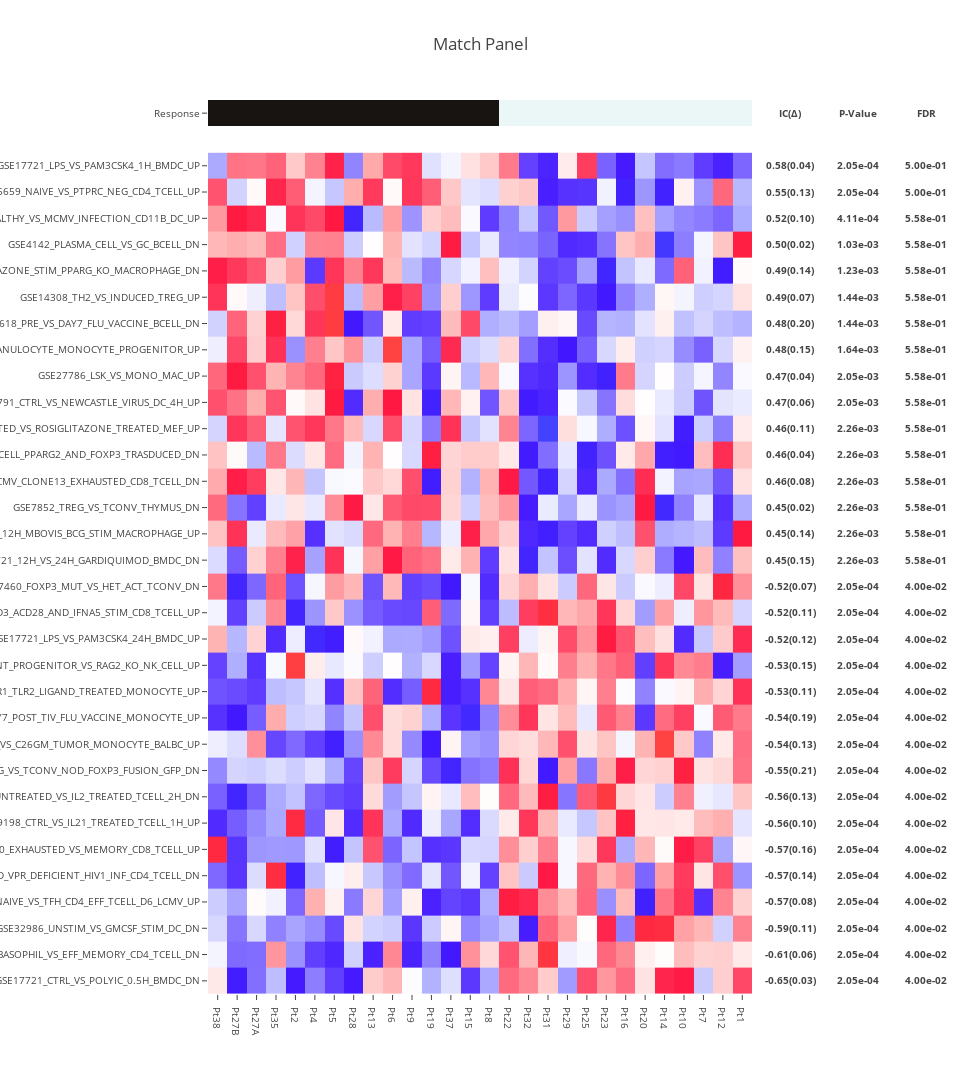

Source (notebook cell):
### Code cell
target = pd.read_table('target_0.tsv', index_col=0, squeeze=True)

features = pd.read_table('features_0.tsv', index_col=0)

scores = make_match_panel(
    target, features, n_sampling=3, n_permutation=1, target_type='binary')

scores

### Figure 1 — Plotly figure (JSON) as saved in the notebook; plotly's stock layout.template omitted (floating-point values rounded to 4 significant figures; data arrays with more than 128 entries replaced by an {"elided": "..."} marker saying what was removed)
{"data": [{"colorscale": [[0, "#ebf6f7"], [1, "#171412"]], "showscale": false, "text": [["Pt38", "Pt27B", "Pt27A", "Pt35", "Pt2", "Pt4", "Pt5", "Pt28", "Pt13", "Pt6", "Pt9", "Pt19", "Pt37", "Pt15", "Pt8", "Pt22", "Pt32", "Pt31", "Pt29", "Pt25", "Pt23", "Pt16", "Pt20", "Pt14", "Pt10", "Pt7", "Pt12", "Pt1"]], "type": "heatmap", "x": ["Pt38", "Pt27B", "Pt27A", "Pt35", "Pt2", "Pt4", "Pt5", "Pt28", "Pt13", "Pt6", "Pt9", "Pt19", "Pt37", "Pt15", "Pt8", "Pt22", "Pt32", "Pt31", "Pt29", "Pt25", "Pt23", "Pt16", "Pt20", "Pt14", "Pt10", "Pt7", "Pt12", "Pt1"], "y": ["Response"], "yaxis": "y2", "z": [[1, 1, 1, 1, 1, 1, 1, 1, 1, 1, 1, 1, 1, 1, 1, 0, 0, 0, 0, 0, 0, 0, 0, 0, 0, 0, 0, 0]]}, {"colorscale": {"elided": "256x2 mixed values"}, "showscale": false, "type": "heatmap", "x": ["Pt19", "Pt28", "Pt8", "Pt15", "Pt2", "Pt9", "Pt13", "Pt38", "Pt27B", "Pt27A", "Pt37", "Pt6", "Pt4", "Pt5", "Pt35", "Pt20", "Pt1", "Pt22", "Pt10", "Pt32", "Pt12", "Pt16", "Pt7", "Pt29", "Pt14", "Pt31", "Pt25", "Pt23"], "y": ["GSE17721_CTRL_VS_POLYIC_0.5H_BMDC_DN", "GSE3982_BASOPHIL_VS_EFF_MEMORY_CD4_TCELL_DN", "GSE32986_UNSTIM_VS_GMCSF_STIM_DC_DN", "GSE43863_NAIVE_VS_TFH_CD4_EFF_TCELL_D6_LCMV_UP", "GSE12963_ENV_NEF_VS_ENV_NEF_AND_VPR_DEFICIENT_HIV1_INF_CD4_TCELL_DN", "GSE9650_EXHAUSTED_VS_MEMORY_CD8_TCELL_UP", "GSE19198_CTRL_VS_IL21_TREATED_TCELL_1H_UP", "GSE36888_UNTREATED_VS_IL2_TREATED_TCELL_2H_DN", "GSE37605_TREG_VS_TCONV_NOD_FOXP3_FUSION_GFP_DN", "GSE21927_SPLEEN_VS_C26GM_TUMOR_MONOCYTE_BALBC_UP", "GSE29618_PRE_VS_DAY7_POST_TIV_FLU_VACCINE_MONOCYTE_UP", "GSE34156_UNTREATED_VS_24H_TLR1_TLR2_LIGAND_TREATED_MONOCYTE_UP", "GSE37301_MULTIPOTENT_PROGENITOR_VS_RAG2_KO_NK_CELL_UP", "GSE17721_LPS_VS_PAM3CSK4_24H_BMDC_UP", "GSE17301_ACD3_ACD28_VS_ACD3_ACD28_AND_IFNA5_STIM_CD8_TCELL_UP", "GSE7460_FOXP3_MUT_VS_HET_ACT_TCONV_DN", "GSE17721_12H_VS_24H_GARDIQUIMOD_BMDC_DN", "GSE22935_UNSTIM_VS_12H_MBOVIS_BCG_STIM_MACROPHAGE_UP", "GSE7852_TREG_VS_TCONV_THYMUS_DN", "GSE41867_NAIVE_VS_DAY30_LCMV_CLONE13_EXHAUSTED_CD8_TCELL_DN", "GSE37533_UNTREATED_VS_PIOGLIZATONE_TREATED_CD4_TCELL_PPARG2_AND_FOXP3_TRASDUCED_DN", "GSE22033_UNTREATED_VS_ROSIGLITAZONE_TREATED_MEF_UP", "GSE18791_CTRL_VS_NEWCASTLE_VIRUS_DC_4H_UP", "GSE27786_LSK_VS_MONO_MAC_UP", "GSE15330_HSC_VS_GRANULOCYTE_MONOCYTE_PROGENITOR_UP", "GSE29618_PRE_VS_DAY7_FLU_VACCINE_BCELL_DN", "GSE14308_TH2_VS_INDUCED_TREG_UP", "GSE25123_CTRL_VS_IL4_AND_ROSIGLITAZONE_STIM_PPARG_KO_MACROPHAGE_DN", "GSE4142_PLASMA_CELL_VS_GC_BCELL_DN", "GSE45365_HEALTHY_VS_MCMV_INFECTION_CD11B_DC_UP", "GSE15659_NAIVE_VS_PTPRC_NEG_CD4_TCELL_UP", "GSE17721_LPS_VS_PAM3CSK4_1H_BMDC_UP"], "yaxis": "y", "z": {"elided": "32x28 float values"}, "zmax": 3, "zmin": -2.875}], "layout": {"annotations": [{"font": {"size": 9.6}, "showarrow": false, "text": "<b>IC(Δ)</b>", "width": 64, "x": 1.008, "xanchor": "left", "xref": "paper", "y": 0.9853, "yanchor": "middle", "yref": "paper"}, {"font": {"size": 9.6}, "showarrow": false, "text": "<b>0.58(0.04)</b>", "width": 64, "x": 1.008, "xanchor": "left", "xref": "paper", "y": 0.9265, "yanchor": "middle", "yref": "paper"}, {"font": {"size": 9.6}, "showarrow": false, "text": "<b>0.55(0.13)</b>", "width": 64, "x": 1.008, "xanchor": "left", "xref": "paper", "y": 0.8971, "yanchor": "middle", "yref": "paper"}, {"font": {"size": 9.6}, "showarrow": false, "text": "<b>0.52(0.10)</b>", "width": 64, "x": 1.008, "xanchor": "left", "xref": "paper", "y": 0.8676, "yanchor": "middle", "yref": "paper"}, {"font": {"size": 9.6}, "showarrow": false, "text": "<b>0.50(0.02)</b>", "width": 64, "x": 1.008, "xanchor": "left", "xref": "paper", "y": 0.8382, "yanchor": "middle", "yref": "paper"}, {"font": {"size": 9.6}, "showarrow": false, "text": "<b>0.49(0.14)</b>", "width": 64, "x": 1.008, "xanchor": "left", "xref": "paper", "y": 0.8088, "yanchor": "middle", "yref": "paper"}, {"font": {"size": 9.6}, "showarrow": false, "text": "<b>0.49(0.07)</b>", "width": 64, "x": 1.008, "xanchor": "left", "xref": "paper", "y": 0.7794, "yanchor": "middle", "yref": "paper"}, {"font": {"size": 9.6}, "showarrow": false, "text": "<b>0.48(0.20)</b>", "width": 64, "x": 1.008, "xanchor": "left", "xref": "paper", "y": 0.75, "yanchor": "middle", "yref": "paper"}, {"font": {"size": 9.6}, "showarrow": false, "text": "<b>0.48(0.15)</b>", "width": 64, "x": 1.008, "xanchor": "left", "xref": "paper", "y": 0.7206, "yanchor": "middle", "yref": "paper"}, {"font": {"size": 9.6}, "showarrow": false, "text": "<b>0.47(0.04)</b>", "width": 64, "x": 1.008, "xanchor": "left", "xref": "paper", "y": 0.6912, "yanchor": "middle", "yref": "paper"}, {"font": {"size": 9.6}, "showarrow": false, "text": "<b>0.47(0.06)</b>", "width": 64, "x": 1.008, "xanchor": "left", "xref": "paper", "y": 0.6618, "yanchor": "middle", "yref": "paper"}, {"font": {"size": 9.6}, "showarrow": false, "text": "<b>0.46(0.11)</b>", "width": 64, "x": 1.008, "xanchor": "left", "xref": "paper", "y": 0.6324, "yanchor": "middle", "yref": "paper"}, {"font": {"size": 9.6}, "showarrow": false, "text": "<b>0.46(0.04)</b>", "width": 64, "x": 1.008, "xanchor": "left", "xref": "paper", "y": 0.6029, "yanchor": "middle", "yref": "paper"}, {"font": {"size": 9.6}, "showarrow": false, "text": "<b>0.46(0.08)</b>", "width": 64, "x": 1.008, "xanchor": "left", "xref": "paper", "y": 0.5735, "yanchor": "middle", "yref": "paper"}, {"font": {"size": 9.6}, "showarrow": false, "text": "<b>0.45(0.02)</b>", "width": 64, "x": 1.008, "xanchor": "left", "xref": "paper", "y": 0.5441, "yanchor": "middle", "yref": "paper"}, {"font": {"size": 9.6}, "showarrow": false, "text": "<b>0.45(0.14)</b>", "width": 64, "x": 1.008, "xanchor": "left", "xref": "paper", "y": 0.5147, "yanchor": "middle", "yref": "paper"}, {"font": {"size": 9.6}, "showarrow": false, "text": "<b>0.45(0.15)</b>", "width": 64, "x": 1.008, "xanchor": "left", "xref": "paper", "y": 0.4853, "yanchor": "middle", "yref": "paper"}, {"font": {"size": 9.6}, "showarrow": false, "text": "<b>-0.52(0.07)</b>", "width": 64, "x": 1.008, "xanchor": "left", "xref": "paper", "y": 0.4559, "yanchor": "middle", "yref": "paper"}, {"font": {"size": 9.6}, "showarrow": false, "text": "<b>-0.52(0.11)</b>", "width": 64, "x": 1.008, "xanchor": "left", "xref": "paper", "y": 0.4265, "yanchor": "middle", "yref": "paper"}, {"font": {"size": 9.6}, "showarrow": false, "text": "<b>-0.52(0.12)</b>", "width": 64, "x": 1.008, "xanchor": "left", "xref": "paper", "y": 0.3971, "yanchor": "middle", "yref": "paper"}, {"font": {"size": 9.6}, "showarrow": false, "text": "<b>-0.53(0.15)</b>", "width": 64, "x": 1.008, "xanchor": "left", "xref": "paper", "y": 0.3676, "yanchor": "middle", "yref": "paper"}, {"font": {"size": 9.6}, "showarrow": false, "text": "<b>-0.53(0.11)</b>", "width": 64, "x": 1.008, "xanchor": "left", "xref": "paper", "y": 0.3382, "yanchor": "middle", "yref": "paper"}, {"font": {"size": 9.6}, "showarrow": false, "text": "<b>-0.54(0.19)</b>", "width": 64, "x": 1.008, "xanchor": "left", "xref": "paper", "y": 0.3088, "yanchor": "middle", "yref": "paper"}, {"font": {"size": 9.6}, "showarrow": false, "text": "<b>-0.54(0.13)</b>", "width": 64, "x": 1.008, "xanchor": "left", "xref": "paper", "y": 0.2794, "yanchor": "middle", "yref": "paper"}, {"font": {"size": 9.6}, "showarrow": false, "text": "<b>-0.55(0.21)</b>", "width": 64, "x": 1.008, "xanchor": "left", "xref": "paper", "y": 0.25, "yanchor": "middle", "yref": "paper"}, {"font": {"size": 9.6}, "showarrow": false, "text": "<b>-0.56(0.13)</b>", "width": 64, "x": 1.008, "xanchor": "left", "xref": "paper", "y": 0.2206, "yanchor": "middle", "yref": "paper"}, {"font": {"size": 9.6}, "showarrow": false, "text": "<b>-0.56(0.10)</b>", "width": 64, "x": 1.008, "xanchor": "left", "xref": "paper", "y": 0.1912, "yanchor": "middle", "yref": "paper"}, {"font": {"size": 9.6}, "showarrow": false, "text": "<b>-0.57(0.16)</b>", "width": 64, "x": 1.008, "xanchor": "left", "xref": "paper", "y": 0.1618, "yanchor": "middle", "yref": "paper"}, {"font": {"size": 9.6}, "showarrow": false, "text": "<b>-0.57(0.14)</b>", "width": 64, "x": 1.008, "xanchor": "left", "xref": "paper", "y": 0.1324, "yanchor": "middle", "yref": "paper"}, {"font": {"size": 9.6}, "showarrow": false, "text": "<b>-0.57(0.08)</b>", "width": 64, "x": 1.008, "xanchor": "left", "xref": "paper", "y": 0.1029, "yanchor": "middle", "yref": "paper"}, {"font": {"size": 9.6}, "showarrow": false, "text": "<b>-0.59(0.11)</b>", "width": 64, "x": 1.008, "xanchor": "left", "xref": "paper", "y": 0.07353, "yanchor": "middle", "yref": "paper"}, {"font": {"size": 9.6}, "showarrow": false, "text": "<b>-0.61(0.06)</b>", "width": 64, "x": 1.008, "xanchor": "left", "xref": "paper", "y": 0.04412, "yanchor": "middle", "yref": "paper"}, {"font": {"size": 9.6}, "showarrow": false, "text": "<b>-0.65(0.03)</b>", "width": 64, "x": 1.008, "xanchor": "left", "xref": "paper", "y": 0.01471, "yanchor": "middle", "yref": "paper"}, {"font": {"size": 9.6}, "showarrow": false, "text": "<b>P-Value</b>", "width": 64, "x": 1.133, "xanchor": "left", "xref": "paper", "y": 0.9853, "yanchor": "middle", "yref": "paper"}, {"font": {"size": 9.6}, "showarrow": false, "text": "<b>2.05e-04</b>", "width": 64, "x": 1.133, "xanchor": "left", "xref": "paper", "y": 0.9265, "yanchor": "middle", "yref": "paper"}, {"font": {"size": 9.6}, "showarrow": false, "text": "<b>2.05e-04</b>", "width": 64, "x": 1.133, "xanchor": "left", "xref": "paper", "y": 0.8971, "yanchor": "middle", "yref": "paper"}, {"font": {"size": 9.6}, "showarrow": false, "text": "<b>4.11e-04</b>", "width": 64, "x": 1.133, "xanchor": "left", "xref": "paper", "y": 0.8676, "yanchor": "middle", "yref": "paper"}, {"font": {"size": 9.6}, "showarrow": false, "text": "<b>1.03e-03</b>", "width": 64, "x": 1.133, "xanchor": "left", "xref": "paper", "y": 0.8382, "yanchor": "middle", "yref": "paper"}, {"font": {"size": 9.6}, "showarrow": false, "text": "<b>1.23e-03</b>", "width": 64, "x": 1.133, "xanchor": "left", "xref": "paper", "y": 0.8088, "yanchor": "middle", "yref": "paper"}, {"font": {"size": 9.6}, "showarrow": false, "text": "<b>1.44e-03</b>", "width": 64, "x": 1.133, "xanchor": "left", "xref": "paper", "y": 0.7794, "yanchor": "middle", "yref": "paper"}, {"font": {"size": 9.6}, "showarrow": false, "text": "<b>1.44e-03</b>", "width": 64, "x": 1.133, "xanchor": "left", "xref": "paper", "y": 0.75, "yanchor": "middle", "yref": "paper"}, {"font": {"size": 9.6}, "showarrow": false, "text": "<b>1.64e-03</b>", "width": 64, "x": 1.133, "xanchor": "left", "xref": "paper", "y": 0.7206, "yanchor": "middle", "yref": "paper"}, {"font": {"size": 9.6}, "showarrow": false, "text": "<b>2.05e-03</b>", "width": 64, "x": 1.133, "xanchor": "left", "xref": "paper", "y": 0.6912, "yanchor": "middle", "yref": "paper"}, {"font": {"size": 9.6}, "showarrow": false, "text": "<b>2.05e-03</b>", "width": 64, "x": 1.133, "xanchor": "left", "xref": "paper", "y": 0.6618, "yanchor": "middle", "yref": "paper"}, {"font": {"size": 9.6}, "showarrow": false, "text": "<b>2.26e-03</b>", "width": 64, "x": 1.133, "xanchor": "left", "xref": "paper", "y": 0.6324, "yanchor": "middle", "yref": "paper"}, {"font": {"size": 9.6}, "showarrow": false, "text": "<b>2.26e-03</b>", "width": 64, "x": 1.133, "xanchor": "left", "xref": "paper", "y": 0.6029, "yanchor": "middle", "yref": "paper"}, {"font": {"size": 9.6}, "showarrow": false, "text": "<b>2.26e-03</b>", "width": 64, "x": 1.133, "xanchor": "left", "xref": "paper", "y": 0.5735, "yanchor": "middle", "yref": "paper"}, {"font": {"size": 9.6}, "showarrow": false, "text": "<b>2.26e-03</b>", "width": 64, "x": 1.133, "xanchor": "left", "xref": "paper", "y": 0.5441, "yanchor": "middle", "yref": "paper"}, {"font": {"size": 9.6}, "showarrow": false, "text": "<b>2.26e-03</b>", "width": 64, "x": 1.133, "xanchor": "left", "xref": "paper", "y": 0.5147, "yanchor": "middle", "yref": "paper"}, {"font": {"size": 9.6}, "showarrow": false, "text": "<b>2.26e-03</b>", "width": 64, "x": 1.133, "xanchor": "left", "xref": "paper", "y": 0.4853, "yanchor": "middle", "yref": "paper"}, {"font": {"size": 9.6}, "showarrow": false, "text": "<b>2.05e-04</b>", "width": 64, "x": 1.133, "xanchor": "left", "xref": "paper", "y": 0.4559, "yanchor": "middle", "yref": "paper"}, {"font": {"size": 9.6}, "showarrow": false, "text": "<b>2.05e-04</b>", "width": 64, "x": 1.133, "xanchor": "left", "xref": "paper", "y": 0.4265, "yanchor": "middle", "yref": "paper"}, {"font": {"size": 9.6}, "showarrow": false, "text": "<b>2.05e-04</b>", "width": 64, "x": 1.133, "xanchor": "left", "xref": "paper", "y": 0.3971, "yanchor": "middle", "yref": "paper"}, {"font": {"size": 9.6}, "showarrow": false, "text": "<b>2.05e-04</b>", "width": 64, "x": 1.133, "xanchor": "left", "xref": "paper", "y": 0.3676, "yanchor": "middle", "yref": "paper"}, {"font": {"size": 9.6}, "showarrow": false, "text": "<b>2.05e-04</b>", "width": 64, "x": 1.133, "xanchor": "left", "xref": "paper", "y": 0.3382, "yanchor": "middle", "yref": "paper"}, {"font": {"size": 9.6}, "showarrow": false, "text": "<b>2.05e-04</b>", "width": 64, "x": 1.133, "xanchor": "left", "xref": "paper", "y": 0.3088, "yanchor": "middle", "yref": "paper"}, {"font": {"size": 9.6}, "showarrow": false, "text": "<b>2.05e-04</b>", "width": 64, "x": 1.133, "xanchor": "left", "xref": "paper", "y": 0.2794, "yanchor": "middle", "yref": "paper"}, {"font": {"size": 9.6}, "showarrow": false, "text": "<b>2.05e-04</b>", "width": 64, "x": 1.133, "xanchor": "left", "xref": "paper", "y": 0.25, "yanchor": "middle", "yref": "paper"}, {"font": {"size": 9.6}, "showarrow": false, "text": "<b>2.05e-04</b>", "width": 64, "x": 1.133, "xanchor": "left", "xref": "paper", "y": 0.2206, "yanchor": "middle", "yref": "paper"}, {"font": {"size": 9.6}, "showarrow": false, "text": "<b>2.05e-04</b>", "width": 64, "x": 1.133, "xanchor": "left", "xref": "paper", "y": 0.1912, "yanchor": "middle", "yref": "paper"}, {"font": {"size": 9.6}, "showarrow": false, "text": "<b>2.05e-04</b>", "width": 64, "x": 1.133, "xanchor": "left", "xref": "paper", "y": 0.1618, "yanchor": "middle", "yref": "paper"}, {"font": {"size": 9.6}, "showarrow": false, "text": "<b>2.05e-04</b>", "width": 64, "x": 1.133, "xanchor": "left", "xref": "paper", "y": 0.1324, "yanchor": "middle", "yref": "paper"}, {"font": {"size": 9.6}, "showarrow": false, "text": "<b>2.05e-04</b>", "width": 64, "x": 1.133, "xanchor": "left", "xref": "paper", "y": 0.1029, "yanchor": "middle", "yref": "paper"}, {"font": {"size": 9.6}, "showarrow": false, "text": "<b>2.05e-04</b>", "width": 64, "x": 1.133, "xanchor": "left", "xref": "paper", "y": 0.07353, "yanchor": "middle", "yref": "paper"}, {"font": {"size": 9.6}, "showarrow": false, "text": "<b>2.05e-04</b>", "width": 64, "x": 1.133, "xanchor": "left", "xref": "paper", "y": 0.04412, "yanchor": "middle", "yref": "paper"}, {"font": {"size": 9.6}, "showarrow": false, "text": "<b>2.05e-04</b>", "width": 64, "x": 1.133, "xanchor": "left", "xref": "paper", "y": 0.01471, "yanchor": "middle", "yref": "paper"}, {"font": {"size": 9.6}, "showarrow": false, "text": "<b>FDR</b>", "width": 64, "x": 1.258, "xanchor": "left", "xref": "paper", "y": 0.9853, "yanchor": "middle", "yref": "paper"}, {"font": {"size": 9.6}, "showarrow": false, "text": "<b>5.00e-01</b>", "width": 64, "x": 1.258, "xanchor": "left", "xref": "paper", "y": 0.9265, "yanchor": "middle", "yref": "paper"}, {"font": {"size": 9.6}, "showarrow": false, "text": "<b>5.00e-01</b>", "width": 64, "x": 1.258, "xanchor": "left", "xref": "paper", "y": 0.8971, "yanchor": "middle", "yref": "paper"}, {"font": {"size": 9.6}, "showarrow": false, "text": "<b>5.58e-01</b>", "width": 64, "x": 1.258, "xanchor": "left", "xref": "paper", "y": 0.8676, "yanchor": "middle", "yref": "paper"}, {"font": {"size": 9.6}, "showarrow": false, "text": "<b>5.58e-01</b>", "width": 64, "x": 1.258, "xanchor": "left", "xref": "paper", "y": 0.8382, "yanchor": "middle", "yref": "paper"}, {"font": {"size": 9.6}, "showarrow": false, "text": "<b>5.58e-01</b>", "width": 64, "x": 1.258, "xanchor": "left", "xref": "paper", "y": 0.8088, "yanchor": "middle", "yref": "paper"}, {"font": {"size": 9.6}, "showarrow": false, "text": "<b>5.58e-01</b>", "width": 64, "x": 1.258, "xanchor": "left", "xref": "paper", "y": 0.7794, "yanchor": "middle", "yref": "paper"}, {"font": {"size": 9.6}, "showarrow": false, "text": "<b>5.58e-01</b>", "width": 64, "x": 1.258, "xanchor": "left", "xref": "paper", "y": 0.75, "yanchor": "middle", "yref": "paper"}, {"font": {"size": 9.6}, "showarrow": false, "text": "<b>5.58e-01</b>", "width": 64, "x": 1.258, "xanchor": "left", "xref": "paper", "y": 0.7206, "yanchor": "middle", "yref": "paper"}, {"font": {"size": 9.6}, "showarrow": false, "text": "<b>5.58e-01</b>", "width": 64, "x": 1.258, "xanchor": "left", "xref": "paper", "y": 0.6912, "yanchor": "middle", "yref": "paper"}, {"font": {"size": 9.6}, "showarrow": false, "text": "<b>5.58e-01</b>", "width": 64, "x": 1.258, "xanchor": "left", "xref": "paper", "y": 0.6618, "yanchor": "middle", "yref": "paper"}, {"font": {"size": 9.6}, "showarrow": false, "text": "<b>5.58e-01</b>", "width": 64, "x": 1.258, "xanchor": "left", "xref": "paper", "y": 0.6324, "yanchor": "middle", "yref": "paper"}, {"font": {"size": 9.6}, "showarrow": false, "text": "<b>5.58e-01</b>", "width": 64, "x": 1.258, "xanchor": "left", "xref": "paper", "y": 0.6029, "yanchor": "middle", "yref": "paper"}, {"font": {"size": 9.6}, "showarrow": false, "text": "<b>5.58e-01</b>", "width": 64, "x": 1.258, "xanchor": "left", "xref": "paper", "y": 0.5735, "yanchor": "middle", "yref": "paper"}, {"font": {"size": 9.6}, "showarrow": false, "text": "<b>5.58e-01</b>", "width": 64, "x": 1.258, "xanchor": "left", "xref": "paper", "y": 0.5441, "yanchor": "middle", "yref": "paper"}, {"font": {"size": 9.6}, "showarrow": false, "text": "<b>5.58e-01</b>", "width": 64, "x": 1.258, "xanchor": "left", "xref": "paper", "y": 0.5147, "yanchor": "middle", "yref": "paper"}, {"font": {"size": 9.6}, "showarrow": false, "text": "<b>5.58e-01</b>", "width": 64, "x": 1.258, "xanchor": "left", "xref": "paper", "y": 0.4853, "yanchor": "middle", "yref": "paper"}, {"font": {"size": 9.6}, "showarrow": false, "text": "<b>4.00e-02</b>", "width": 64, "x": 1.258, "xanchor": "left", "xref": "paper", "y": 0.4559, "yanchor": "middle", "yref": "paper"}, {"font": {"size": 9.6}, "showarrow": false, "text": "<b>4.00e-02</b>", "width": 64, "x": 1.258, "xanchor": "left", "xref": "paper", "y": 0.4265, "yanchor": "middle", "yref": "paper"}, {"font": {"size": 9.6}, "showarrow": false, "text": "<b>4.00e-02</b>", "width": 64, "x": 1.258, "xanchor": "left", "xref": "paper", "y": 0.3971, "yanchor": "middle", "yref": "paper"}, {"font": {"size": 9.6}, "showarrow": false, "text": "<b>4.00e-02</b>", "width": 64, "x": 1.258, "xanchor": "left", "xref": "paper", "y": 0.3676, "yanchor": "middle", "yref": "paper"}, {"font": {"size": 9.6}, "showarrow": false, "text": "<b>4.00e-02</b>", "width": 64, "x": 1.258, "xanchor": "left", "xref": "paper", "y": 0.3382, "yanchor": "middle", "yref": "paper"}, {"font": {"size": 9.6}, "showarrow": false, "text": "<b>4.00e-02</b>", "width": 64, "x": 1.258, "xanchor": "left", "xref": "paper", "y": 0.3088, "yanchor": "middle", "yref": "paper"}, {"font": {"size": 9.6}, "showarrow": false, "text": "<b>4.00e-02</b>", "width": 64, "x": 1.258, "xanchor": "left", "xref": "paper", "y": 0.2794, "yanchor": "middle", "yref": "paper"}, {"font": {"size": 9.6}, "showarrow": false, "text": "<b>4.00e-02</b>", "width": 64, "x": 1.258, "xanchor": "left", "xref": "paper", "y": 0.25, "yanchor": "middle", "yref": "paper"}, {"font": {"size": 9.6}, "showarrow": false, "text": "<b>4.00e-02</b>", "width": 64, "x": 1.258, "xanchor": "left", "xref": "paper", "y": 0.2206, "yanchor": "middle", "yref": "paper"}, {"font": {"size": 9.6}, "showarrow": false, "text": "<b>4.00e-02</b>", "width": 64, "x": 1.258, "xanchor": "left", "xref": "paper", "y": 0.1912, "yanchor": "middle", "yref": "paper"}, {"font": {"size": 9.6}, "showarrow": false, "text": "<b>4.00e-02</b>", "width": 64, "x": 1.258, "xanchor": "left", "xref": "paper", "y": 0.1618, "yanchor": "middle", "yref": "paper"}, {"font": {"size": 9.6}, "showarrow": false, "text": "<b>4.00e-02</b>", "width": 64, "x": 1.258, "xanchor": "left", "xref": "paper", "y": 0.1324, "yanchor": "middle", "yref": "paper"}, {"font": {"size": 9.6}, "showarrow": false, "text": "<b>4.00e-02</b>", "width": 64, "x": 1.258, "xanchor": "left", "xref": "paper", "y": 0.1029, "yanchor": "middle", "yref": "paper"}, {"font": {"size": 9.6}, "showarrow": false, "text": "<b>4.00e-02</b>", "width": 64, "x": 1.258, "xanchor": "left", "xref": "paper", "y": 0.07353, "yanchor": "middle", "yref": "paper"}, {"font": {"size": 9.6}, "showarrow": false, "text": "<b>4.00e-02</b>", "width": 64, "x": 1.258, "xanchor": "left", "xref": "paper", "y": 0.04412, "yanchor": "middle", "yref": "paper"}, {"font": {"size": 9.6}, "showarrow": false, "text": "<b>4.00e-02</b>", "width": 64, "x": 1.258, "xanchor": "left", "xref": "paper", "y": 0.01471, "yanchor": "middle", "yref": "paper"}], "height": 1075.0, "margin": {"l": 208, "r": 208}, "title": "Match Panel", "width": 960, "xaxis": {"anchor": "y", "tickfont": {"size": 9.6}}, "yaxis": {"domain": [0, 0.9412], "dtick": 1, "tickfont": {"size": 9.6}}, "yaxis2": {"domain": [0.9706, 1], "tickfont": {"size": 9.6}}}}
